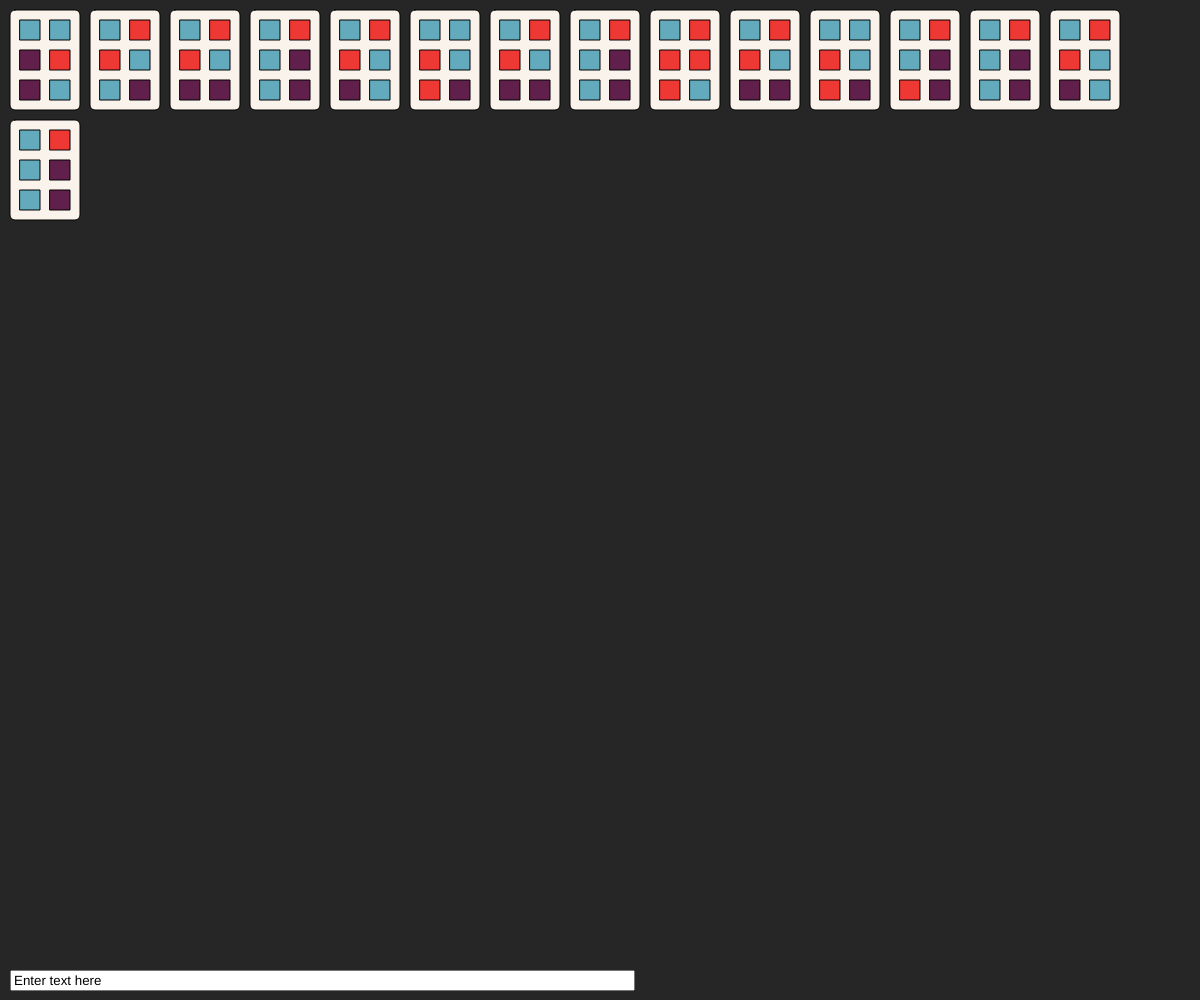
Frame 1 (no input)
Frame 2 (the mouse pressed at the canvas centre, redrawn once): identical to frame 1, image omitted

The p5.js sketch that drew this single still picture (run headless with seeded random() and noise() and a simulated clock; the mouse was pressed at the canvas centre and the sketch redrawn once):

// p5.js sketch
// ── sketch.js
const backgroundColor = '#262626'
const colorPalette = ['#63aabc', '#ed3833', '#60204b', '#f9f3ec', '#000000'] // 0, 1, 2 trit colors, background color, outline color
const tryteDimensions = [70, 100, 5] // width, height, corner radius
const tryteLayout = [
  [10, 10, 20, 20],
  [40, 10, 20, 20],
  [10, 40, 20, 20],
  [40, 40, 20, 20],
  [10, 70, 20, 20],
  [40, 70, 20, 20]
]
const spacing = 10

let inputBox

function setup() {
  let canvas = createCanvas(windowWidth, windowHeight)
  canvas.style('display', 'block')

  inputBox = createInput("Enter text here")
  positionInput(inputBox)

  noLoop()
}

function draw() {
  background(backgroundColor)
  translate(spacing, spacing)

  let text = inputBox.value()
  let column = 0
  let row = 0

  for (let i = 0; i < text.length; i++) {
    push()
    translate(column, row)
    drawTryte(text.charCodeAt(i))
    pop()

    column += tryteDimensions[0] + spacing
    if (column + tryteDimensions[0] + 2 * spacing > width) {
      column = 0
      row += tryteDimensions[1] + spacing
    }
  }
}

function drawTryte(decimal) {
  let powers = [1, 3, 9, 27, 81, 243]
  let tryte = []
  let colors = colorPalette.map(swatch => color(swatch))

  for (let i = powers.length - 1; i >= 0; i--) {
    let division = floor(decimal / powers[i])

    tryte[powers.length - (i + 1)] = division
    decimal = decimal % powers[i]
  }

  fill(colors[3])
  stroke(colors[4])
  rect(0, 0, ...tryteDimensions)
  
  tryte.map((value, index) => {
    fill(colors[value])
    rect(...tryteLayout[index])
  })
}

function positionInput(box) {
  box.position(spacing, height - spacing - 20)
  box.attribute('size', '75')
}

function keyReleased() {
  redraw()
}

function windowResized() {
  resizeCanvas(windowWidth, windowHeight)
  positionInput(inputBox)
  redraw()
}
